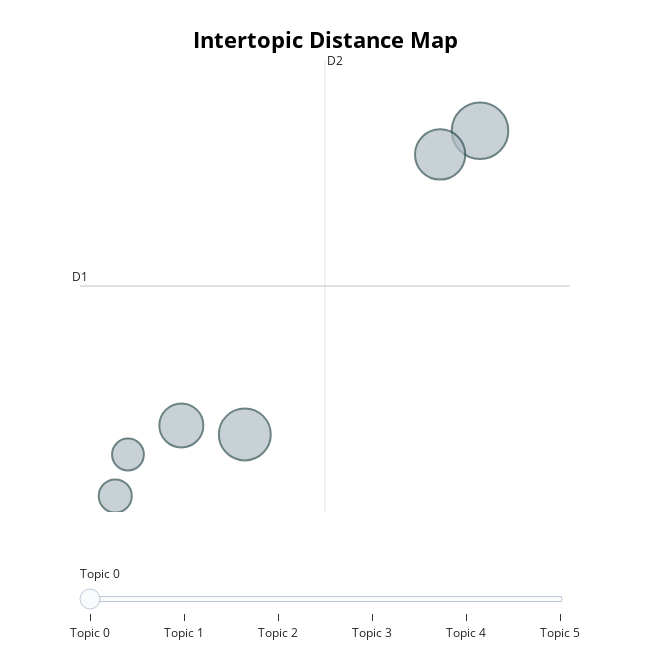

The notebook cell saved with this chart:
### Code cell
print("Plotting Topic cluster \n")
try:
    fig = model.visualize_topics()
    fig.show()
except:
    print("Topic count too short. Cannot get visualisation")

### Figure 1 — Plotly figure (JSON) as saved in the notebook; plotly's stock layout.template omitted (floating-point values rounded to 4 significant figures)
{"data": [{"customdata": [[0, "amg driving academy | 2023 amg driving | amg driving | the amg driving | driving academy", 38], [1, "winning our photo | month congratulations | next month congratulations | month congratulations to | our awesome photos", 32], [2, "amg gt coupe | gt coupe | coupe | mercedes amg vehicles | amg vehicles", 30], [3, "seats are you | below do you | you sitting | sitting in or | puzzling which seats", 23], [4, "track at | the track at | racesonoma track at | the racesonoma track | hitting the track", 13], [5, "our bio ready | link in bio | our bio tag | in bio | in our bio", 12]], "hovertemplate": "<b>Topic %{customdata[0]}</b><br>%{customdata[1]}<br>Size: %{customdata[2]}", "legendgroup": "", "marker": {"color": "#B0BEC5", "line": {"color": "DarkSlateGrey", "width": 2}, "size": [38, 32, 30, 23, 13, 12], "sizemode": "area", "sizeref": 0.02375, "symbol": "circle"}, "mode": "markers", "name": "", "orientation": "v", "showlegend": false, "type": "scatter", "x": [5.794, 3.522, 5.408, 2.909, 2.27, 2.393], "xaxis": "x", "y": [7.58, 2.701, 7.2, 2.847, 1.712, 2.379], "yaxis": "y"}], "layout": {"annotations": [{"showarrow": false, "text": "D1", "x": 1.93, "y": 5.086, "yshift": 10}, {"showarrow": false, "text": "D2", "x": 4.296, "xshift": 10, "y": 8.717}], "height": 650, "hoverlabel": {"bgcolor": "white", "font": {"family": "Rockwell", "size": 16}}, "legend": {"itemsizing": "constant", "tracegroupgap": 0}, "margin": {"t": 60}, "shapes": [{"line": {"color": "#CFD8DC", "width": 2}, "type": "line", "x0": 4.296, "x1": 4.296, "y0": 1.455, "y1": 8.717}, {"line": {"color": "#9E9E9E", "width": 2}, "type": "line", "x0": 1.93, "x1": 6.663, "y0": 5.086, "y1": 5.086}], "sliders": [{"active": 0, "pad": {"t": 50}, "steps": [{"args": [{"marker.color": [["red", "#B0BEC5", "#B0BEC5", "#B0BEC5", "#B0BEC5", "#B0BEC5"]]}], "label": "Topic 0", "method": "update"}, {"args": [{"marker.color": [["#B0BEC5", "red", "#B0BEC5", "#B0BEC5", "#B0BEC5", "#B0BEC5"]]}], "label": "Topic 1", "method": "update"}, {"args": [{"marker.color": [["#B0BEC5", "#B0BEC5", "red", "#B0BEC5", "#B0BEC5", "#B0BEC5"]]}], "label": "Topic 2", "method": "update"}, {"args": [{"marker.color": [["#B0BEC5", "#B0BEC5", "#B0BEC5", "red", "#B0BEC5", "#B0BEC5"]]}], "label": "Topic 3", "method": "update"}, {"args": [{"marker.color": [["#B0BEC5", "#B0BEC5", "#B0BEC5", "#B0BEC5", "red", "#B0BEC5"]]}], "label": "Topic 4", "method": "update"}, {"args": [{"marker.color": [["#B0BEC5", "#B0BEC5", "#B0BEC5", "#B0BEC5", "#B0BEC5", "red"]]}], "label": "Topic 5", "method": "update"}]}], "title": {"font": {"color": "Black", "size": 22}, "text": "<b>Intertopic Distance Map</b>", "x": 0.5, "xanchor": "center", "y": 0.95, "yanchor": "top"}, "width": 650, "xaxis": {"anchor": "y", "domain": [0, 1], "range": [1.93, 6.663], "title": {"text": ""}, "type": "linear", "visible": false}, "yaxis": {"anchor": "x", "domain": [0, 1], "range": [1.455, 8.717], "title": {"text": ""}, "type": "linear", "visible": false}}}
